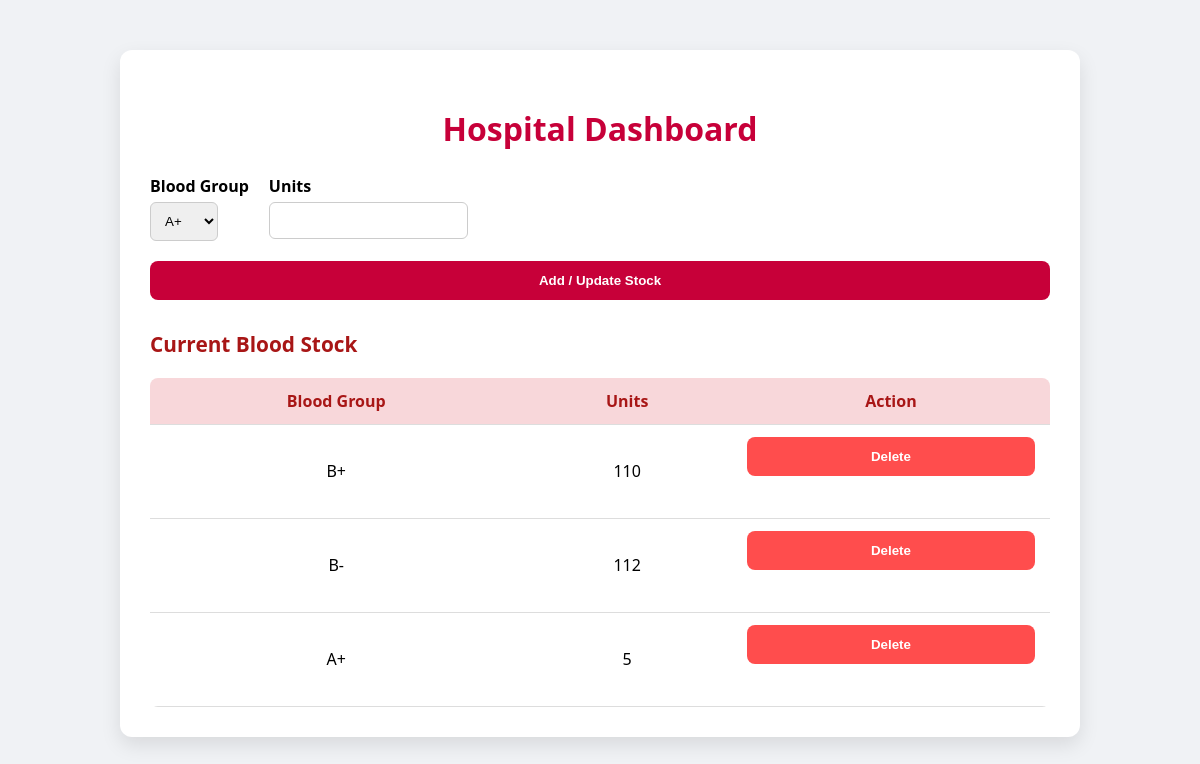
The app's page /hospital-dashboard/, older data.
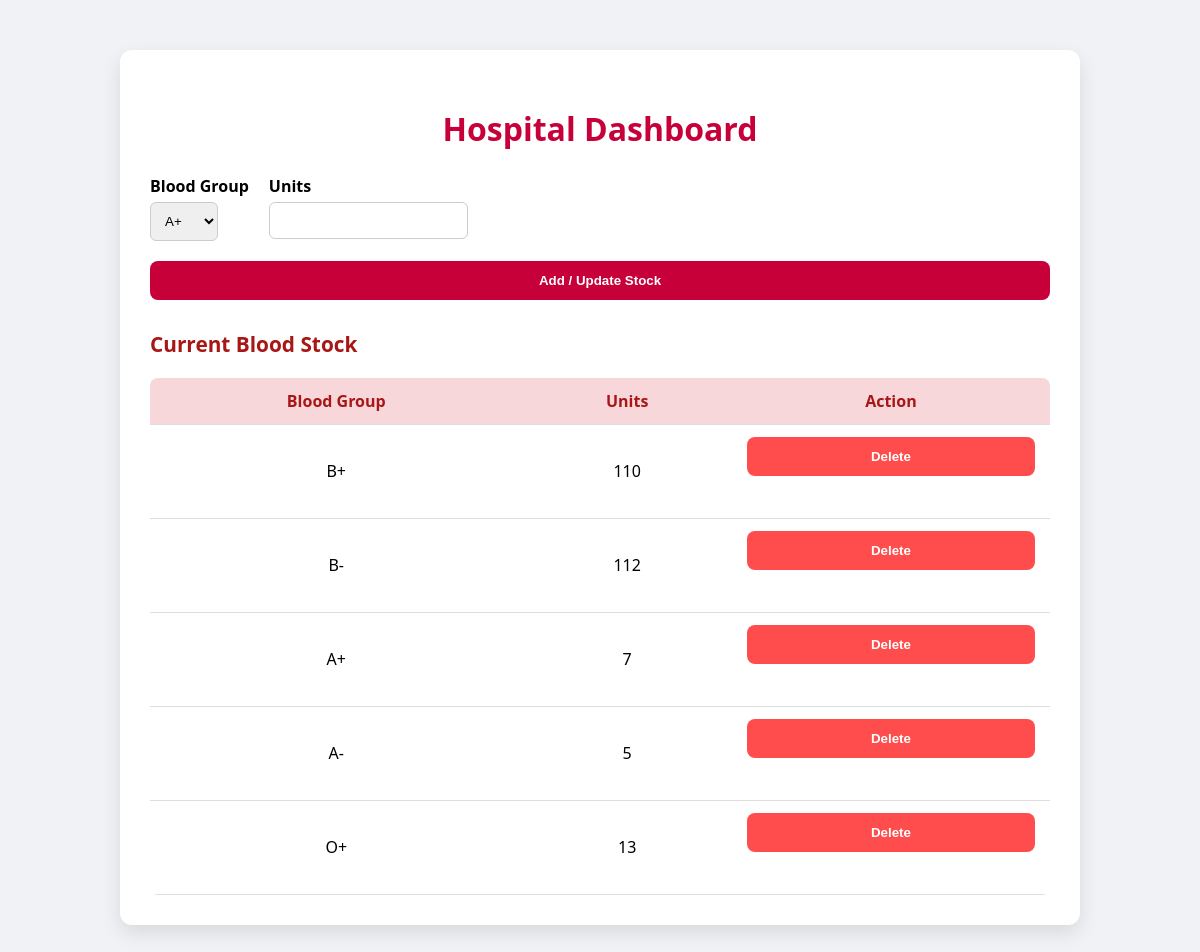
The same page, newer data.
### bloodmanager/models.py (models this page shows, shortened)
class BloodStock(models.Model):
    hospital = models.ForeignKey(Hospital, on_delete=models.CASCADE, null=True, blank=True)
    blood_group = models.CharField(max_length=3, choices=BLOOD_GROUP_CHOICES)
    units = models.PositiveIntegerField(default=0)

### bloodmanager/views.py (the view, shortened to what this page needs)
# urls.py: path('hospital-dashboard/', views.hospital_dashboard, name='hospital-dashboard'),
def hospital_dashboard(request):
    stock = BloodStock.objects.all()
    context = {
        'stock': stock,
        'BLOOD_GROUP_CHOICES': BLOOD_GROUP_CHOICES,  # pass it to template
    }
    return render(request, 'hospital/hospital_dashboard.html', context)

### bloodmanager/templates/hospital/hospital_dashboard.html (shortened to what this page needs)
<!DOCTYPE html>
<html lang="en">
<head>
</head>
<body>
<div class="container">
    <h2>Hospital Dashboard</h2>
    <form method="POST">
        <div>
            <label for="blood_group">Blood Group</label>
            <select name="blood_group" id="blood_group" required>
                {% for group, _ in BLOOD_GROUP_CHOICES %}
                    <option value="{{ group }}">{{ group }}</option>
                {% endfor %}
            </select>
        </div>
        <div>
            <label for="units">Units</label>
            <input type="number" name="units" id="units" min="1" required>
        </div>
        <button type="submit">Add / Update Stock</button>
    </form>
    <h3>Current Blood Stock</h3>
    <table>
        <thead>
            <tr>
                <th>Blood Group</th>
                <th>Units</th>
                <th>Action</th>
            </tr>
        </thead>
        <tbody>
            {% for item in stock %}
            <tr>
                <td>{{ item.blood_group }}</td>
                <td>{{ item.units }}</td>
                <td>
                    <form method="POST" action="{% url 'delete_stock' item.id %}">
                        <button type="submit" style="background:#ff4d4d;">Delete</button>
                    </form>
                </td>
            </tr>
            {% empty %}
            <tr>
                <td colspan="3">No stock available.</td>
            </tr>
            {% endfor %}
        </tbody>
    </table>
</div>
</body>
</html>

Row changes from the older to the newer data that the page shows:
changed BloodStock (number 3 of 5 on the later page): units "5" → "7"
added BloodStock: blood_group "A-", units "5"
added BloodStock: blood_group "O+", units "13"
